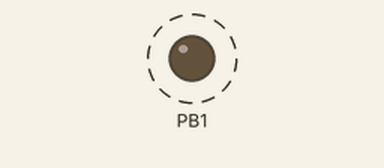
Recording of a program running on a simulated ATtiny85, built with avr-gcc and emulated at 1 MHz. Shown: output pins drawn as LEDs (lit = HIGH). Dashed ring = blinking.

Above: at 0.2 s.
Timing chart, 0 to 3.0 s (numbered marks = the images above):
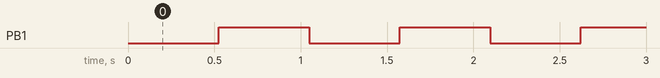

Measured:
- by itself, PB1: alternates HIGH for 0.52 s and LOW for 0.52 s

The program:

main.c
```c
#include <avr/io.h>
#include <avr/interrupt.h>

ISR(TIM1_COMPA_vect) {
}

int main() {
	cli();

	DDRB |= (1 << DDB1);

	TCNT1 = 0;
	OCR1A = 31;
	OCR1C = 31;

	PORTB &= ~(1 << PB1);

	TCCR1 |= (1 << CTC1);
	TCCR1 &= ~(1 << PWM1A);
	TCCR1 &= ~(1 << COM1A1);
	TCCR1 |= (1 << COM1A0);
//	TCCR1 |= ((1 << CS13) | (1 << CS12));
//	TCCR1 &= ~((1 << CS11) | (1 << CS10));
	TCCR1 |= ((1 << CS13) | (1 << CS12) | (1 << CS11) | (1 << CS10));

	TIMSK |= (1 << OCIE1A);

	sei();

	while (1) {
	}
}
```
